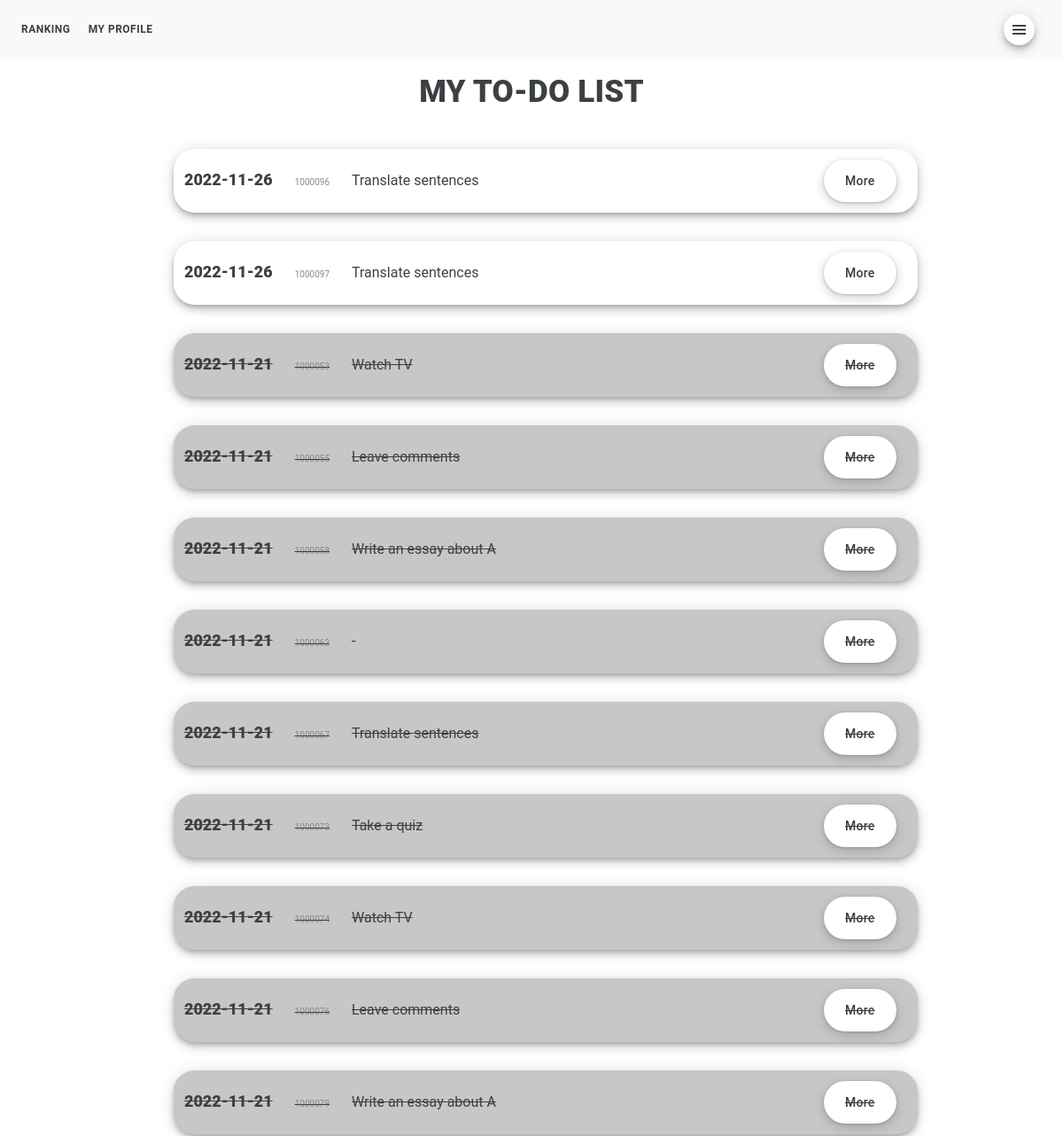
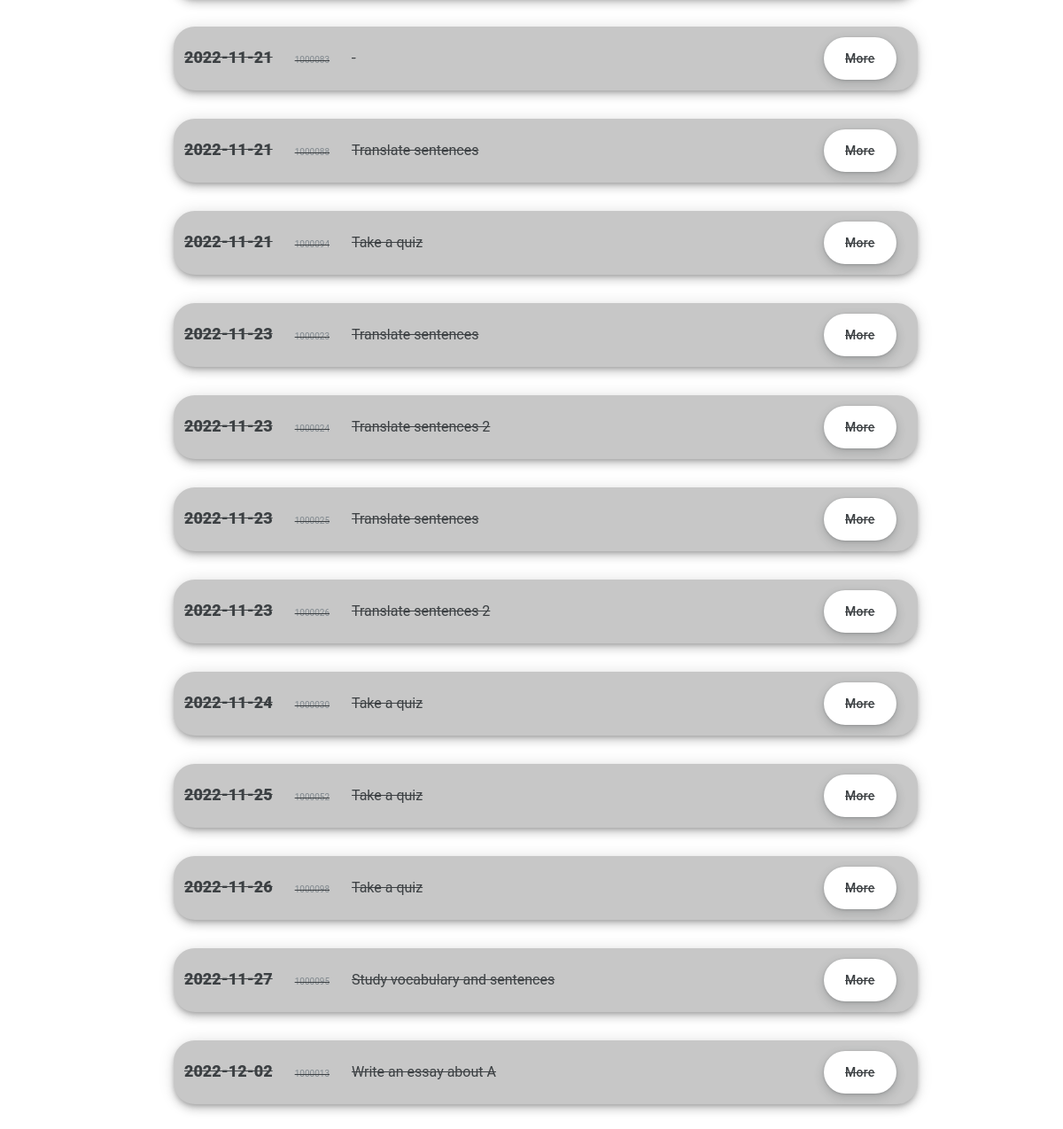
/assignments.html (signed in), run on the app's committed database (2 pictures, top to bottom).
### nieszkolni_app/models.py (models this page shows)
class Curriculum(models.Model):
    item = models.IntegerField(primary_key=True)
    deadline_text = models.CharField(max_length=200, default="")
    deadline_number = models.IntegerField()
    name = models.CharField(max_length=200, default="")
    component_id = models.CharField(max_length=200, default="")
    component_type = models.CharField(max_length=200, default="")
    assignment_type = models.CharField(max_length=200, default="")
    title = models.CharField(max_length=200, default="")
    content = models.TextField(default="")
    matrix = models.CharField(max_length=200, default="")
    resources = models.TextField(default="")
    conditions = models.TextField(default="")
    status = models.CharField(max_length=200, default="uncompleted")
    completion_stamp = models.IntegerField(default=0)
    completion_date = models.IntegerField(default=0)
    submitting_user = models.CharField(max_length=200, default="")
    reference = models.IntegerField(default=0)

### nieszkolni_app/views.py (the view)
# urls.py: path('assignments.html', views.assignments, name="assignments"),
@login_required
def assignments(request):
    if request.user.is_authenticated:
        first_name = request.user.first_name
        last_name = request.user.last_name
        current_user = first_name + " " + last_name
        user_agent = get_user_agent(request)
        score = ActivityManager().calculate_points_this_week(current_user)
        if request.method == "POST":
            item = request.POST["item"]
            return render(request, "assignments.html", {"item": item})
        else:
            uncomplated_assignments = CurriculumManager().display_uncompleted_assignments(current_user)
            complated_assignments = CurriculumManager().display_completed_assignments(current_user)
            if user_agent.is_mobile:
                return render(request, "m_my_to_do_list.html", {
                    "uncomplated_assignments": uncomplated_assignments,
                    "complated_assignments": complated_assignments,
                    "score": score
                    })
            else:
                return render(request, "assignments.html", {
                    "uncomplated_assignments": uncomplated_assignments,
                    "complated_assignments": complated_assignments,
                    "score": score
                    })

### nieszkolni_folder/back_office_manager.py (called while the page is built)
    def display_option_by_command(self, command):
        with connection.cursor() as cursor:
            cursor.execute(f'''
                SELECT value
                FROM nieszkolni_app_option
                WHERE command = '{command}'
                ''')
            data = cursor.fetchone()
            return data

### nieszkolni_folder/curriculum_manager.py (called while the page is built)
    def assignments_from_to(self, client, start, end, status):
        start_number = TimeMachine().date_to_number(start)
        end_number = TimeMachine().date_to_number(end)
        with connection.cursor() as cursor:
            cursor.execute(f'''
                SELECT assignment_type
                FROM nieszkolni_app_curriculum
                WHERE status = '{status}'
                AND name = '{client}'
                AND deadline_number > '{start_number}'
                AND deadline_number <= '{end_number}'
                ''')
            assignments = cursor.fetchall()
            return assignments

### nieszkolni_folder/time_machine.py (called while the page is built)
    def today(self):
        return datetime.now().strftime(today_pattern)

    def date_to_number(self, date):
        if isinstance(date, str):
            end = datetime.strptime(date, today_pattern)
        else:
            end = datetime.strftime(date, today_pattern)
            end = datetime.strptime(end, today_pattern)
        start = "2000-01-01"
        start = datetime.strptime(start, today_pattern)
        difference = end - start
        return int(difference.days)

    def today_number(self):
        today = self.today()
        today_number = self.date_to_number(today)
        return today_number

    def last_sunday(self):
        today = datetime.today()
        weekday = datetime.today().weekday()
        pattern = weekday + 1
        difference = timedelta(days=pattern)
        last_sunday_raw = today - difference
        last_sunday = datetime.strftime(last_sunday_raw, today_pattern)
        return last_sunday

    def this_sunday(self):
        today = datetime.today()
        weekday = datetime.today().weekday()
        pattern = 7 - weekday - 1
        difference = timedelta(days=pattern)
        this_sunday_raw = today + difference
        this_sunday = datetime.strftime(this_sunday_raw, today_pattern)
        return this_sunday

### nieszkolni_app/templates/assignments.html (shortened to what this page needs)
{% extends 'base.html' %}
{% block 'content' %}
{% load static %}
<h1>MY TO-DO LIST</h1>
<div class="list_container">
	<ul class="list">
		{% for uncomplated_assignment in uncomplated_assignments %}
			<form action="{% url 'assignment' %}" method="POST">
				<li class="list_item">
					<div class="list_content">{{ uncomplated_assignment.1 }}</div>
					<div class="list_content_small">{{ uncomplated_assignment.0 }}</div>
					<div class="list_content_inside">{{ uncomplated_assignment.7 }}</div>
					<button type="submit" class="list_button button_main" name="go_to" value="assignment">More</button>
				</li>
			</form>
		{% endfor %}
		{% for complated_assignment in complated_assignments %}
			<form action="{% url 'assignment' %}" method="POST">
				<li class="list_item list_item_complted list_item_crossed">
					<div class="list_content">{{ complated_assignment.1 }}</div>
					<div class="list_content_small">{{ complated_assignment.0 }}</div>
					<div class="list_content_inside">{{ complated_assignment.7 }}</div>
					<button type="submit" class="list_button button_main" name="go_to" value="assignment">More</button>
				</li>
			</form>
		{% endfor %}
	</ul>
</div>
{% endblock %}

### nieszkolni_app/static/styles.css (style rules this page uses)
body { height: 100%; margin: 0px; }
.button_main { align-items: center; appearance: none; background-color: #fff; border-radius: 24px; border-style: none; box-shadow: rgba(0, 0, 0, .2) 0 3px 5px -1px,rgba(0, 0, 0, .14) 0 6px 10px 0,rgba(0, 0, 0, .12) 0 1px 18px 0; box-sizing: border-box; color: #3c4043; cursor: pointer; display: inline-flex; fill: currentcolor; font-family: "Google Sans", Roboto, Arial, sans-serif; font-size: 14px; font-weight: 500; height: 48px; justify-content: center; letter-spacing: .25px; line-height: normal; margin: 1vw; max-width: 100%; overflow: visible; padding: 2px 24px; position: relative; text-align: center; text-decoration: none; text-transform: none; transition: box-shadow 280ms cubic-bezier(.4, 0, .2, 1),opacity 15ms linear 30ms,transform 270ms cubic-bezier(0, 0, .2, 1) 0ms; user-select: none; -webkit-user-select: none; touch-action: manipulation; width: auto; will-change: transform, opacity; z-index: 0; }
.button_main:not(:disabled) { box-shadow: rgba(60, 64, 67, .3) 0 1px 3px 0, rgba(60, 64, 67, .15) 0 4px 8px 3px; }
.list { align-items: center; list-style: none; display: flex; flex-direction: column; justify-content: center; }
.list_item { align-items: baseline; background-color: #fff; border-radius: 24px; border-style: none; box-shadow: rgba(0, 0, 0, .2) 0 3px 5px -1px,rgba(0, 0, 0, .14) 0 6px 10px 0,rgba(0, 0, 0, .12) 0 1px 18px 0; color: #3c4043; display: flex; font-family: "Google Sans", Roboto, Arial, sans-serif; justify-content: center; margin-top: 1vh; margin-bottom: 1vh; padding: 0vh 1vw 0vh 1vw; user-select: none; width: 70vw; }
.list_content { display: inline-flex; color: #3c4043; font-size: 18px; font-weight: 850; }
.list_content_small { display: inline-flex; color: #81898F; font-size: 10px; font-weight: 400; margin-left: 25px; }
.list_content_inside { display: inline-flex; margin-left: 25px; }
.list_button { margin-left: auto; }
.list_item_complted { background-color: #C7C7C7; }
.list_item_crossed { text-decoration: line-through; }
h1 { color: #3c4043; font-family: "Google Sans", Roboto, Arial, sans-serif; font-size: 35px; font-weight: 1000; letter-spacing: .25px; margin-bottom: 35px; text-align: center; }

### data on the page
Curriculum: deadline_text "2022-11-26", item "1000096", title "Translate sentences"
Curriculum: deadline_text "2022-11-26", item "1000097", title "Translate sentences"
Curriculum: deadline_text "2022-11-21", item "1000053", title "Watch TV"
Curriculum: deadline_text "2022-11-21", item "1000055", title "Leave comments"
Curriculum: deadline_text "2022-11-21", item "1000058", title "Write an essay about A"
Curriculum: deadline_text "2022-11-21", item "1000062", complated_assignment "-"
Curriculum: deadline_text "2022-11-21", item "1000067", title "Translate sentences"
Curriculum: deadline_text "2022-11-21", item "1000073", title "Take a quiz"
Curriculum: deadline_text "2022-11-21", item "1000074", title "Watch TV"
Curriculum: deadline_text "2022-11-21", item "1000076", title "Leave comments"
Curriculum: deadline_text "2022-11-21", item "1000079", title "Write an essay about A"
Curriculum: deadline_text "2022-11-21", item "1000083", complated_assignment "-"
Curriculum: deadline_text "2022-11-21", item "1000088", title "Translate sentences"
Curriculum: deadline_text "2022-11-21", item "1000094", title "Take a quiz"
Curriculum: deadline_text "2022-11-23", item "1000023", title "Translate sentences"
Curriculum: deadline_text "2022-11-23", item "1000024", title "Translate sentences 2"
Curriculum: deadline_text "2022-11-23", item "1000025", title "Translate sentences"
Curriculum: deadline_text "2022-11-23", item "1000026", title "Translate sentences 2"
Curriculum: deadline_text "2022-11-24", item "1000030", title "Take a quiz"
Curriculum: deadline_text "2022-11-25", item "1000052", title "Take a quiz"
Curriculum: deadline_text "2022-11-26", item "1000098", title "Take a quiz"
Curriculum: deadline_text "2022-11-27", item "1000095", title "Study vocabulary and sentences"
Curriculum: deadline_text "2022-12-02", item "1000013", title "Write an essay about A"
